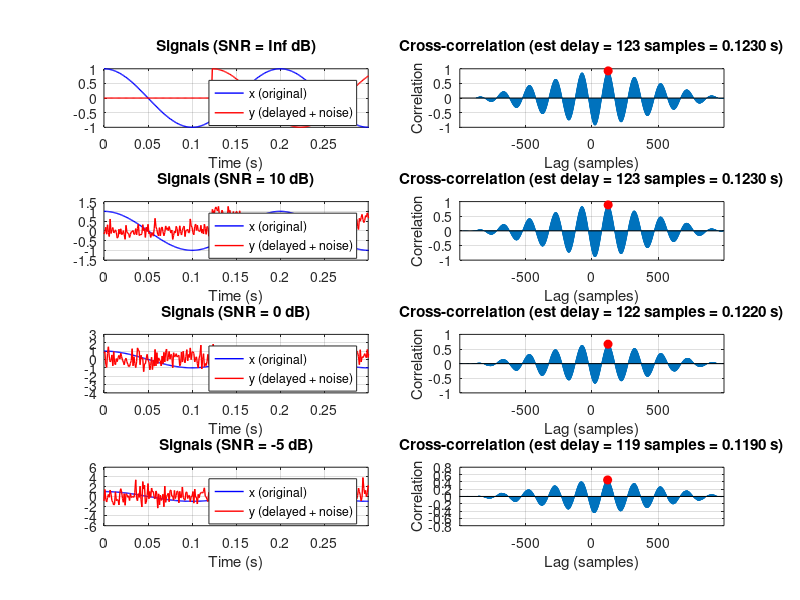

Source code (MATLAB):
clc
clear all
close all

% Parameters
fs = 1000;              % sampling frequency (Hz)
T = 1;                  % duration (s)
t = 0:1/fs:T-1/fs;      % time vector
f0 = 5;                 % cosine frequency (Hz)
x = cos(2*pi*f0*t);     % original signal

% True delay (seconds) and corresponding samples
true_delay = 0.123;                     % true delay in seconds
d_true = round(true_delay*fs);          % true delay in samples

% Create delayed version (circularly shift then zero-pad to simulate causal delay)
y_clean = zeros(size(x));
if d_true < length(x)
    y_clean(d_true+1:end) = x(1:end-d_true);
end

% Noise levels to test (SNR in dB)
snr_db = [Inf 10 0 -5];   % Inf corresponds to no noise
n_levels = numel(snr_db);

% Preallocate
estimated_delays_samples = nan(1,n_levels);
estimated_delays_seconds = nan(1,n_levels);
crosscorrs = cell(1,n_levels);

figure('Units','normalized','Position',[0.05 0.1 0.9 0.8])

for k = 1:n_levels
    % Add noise
    if isfinite(snr_db(k))
        y = awgn(y_clean,snr_db(k),'measured');
    else
        y = y_clean;
    end
    
    % Compute cross-correlation (biased normalization to yield interpretable amplitude)
    [c, lags] = xcorr(y, x, 'coeff');  % correlate y with x: peak at +delay
    crosscorrs{k} = struct('c',c,'lags',lags);
    
    % Find lag corresponding to maximum correlation
    [~, idxmax] = max(c);
    lag_est = lags(idxmax);          % positive lag means y delayed relative to x by lag samples
    % Convert lag to delay in samples and seconds
    estimated_delays_samples(k) = lag_est;
    estimated_delays_seconds(k) = lag_est / fs;
    
    % Plot time signals and cross-correlation for this noise level
    subplot(n_levels,2,2*(k-1)+1)
    plot(t, x, 'b', 'LineWidth',1); hold on
    plot(t, y, 'r', 'LineWidth',1);
    legend('x (original)','y (delayed + noise)','Location','best')
    title(sprintf('Signals (SNR = %s dB)', num2str(snr_db(k))))
    xlabel('Time (s)')
    xlim([0 min(0.3, T)]) % show first 300 ms for clarity
    grid on
    hold off
    
    subplot(n_levels,2,2*(k-1)+2)
    stem(lags, c, 'Marker','none')
    hold on
    plot(lag_est, c(idxmax), 'ro', 'MarkerFaceColor','r')
    xlabel('Lag (samples)')
    ylabel('Correlation')
    title(sprintf('Cross-correlation (est delay = %d samples = %.4f s)', lag_est, lag_est/fs))
    xlim([min(lags) max(lags)])
    grid on
    hold off
end

% Summary printed results
fprintf('True delay: %d samples (%.6f s)\n\n', d_true, d_true/fs);
for k = 1:n_levels
    if isfinite(snr_db(k))
        fprintf('SNR = %3.0f dB: Estimated delay = %3d samples (%.6f s)\n', snr_db(k), estimated_delays_samples(k), estimated_delays_seconds(k));
    else
        fprintf('SNR = Inf (no noise): Estimated delay = %3d samples (%.6f s)\n', estimated_delays_samples(k), estimated_delays_seconds(k));
    end
end
